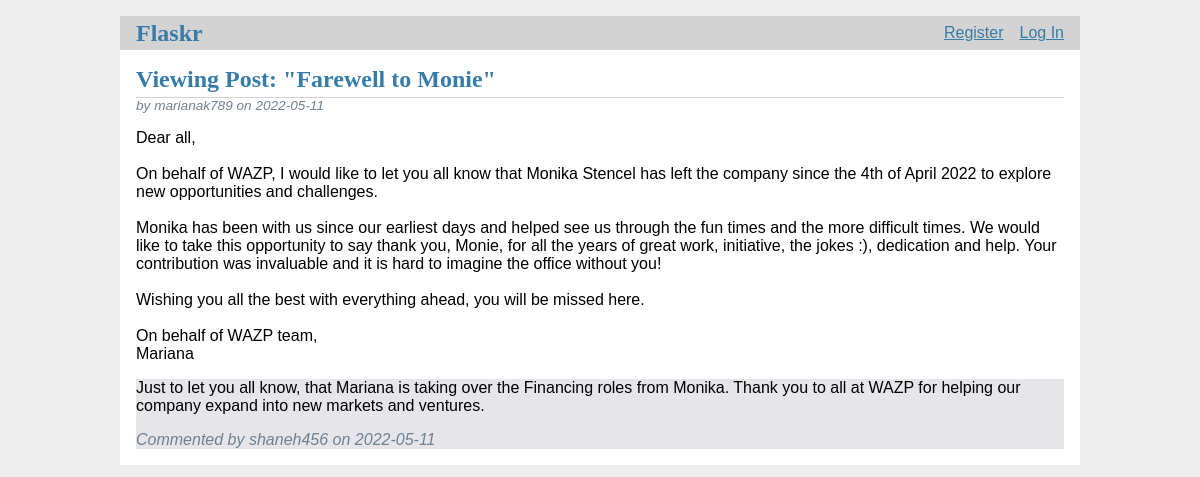
The app's page /3/viewPost, older data.
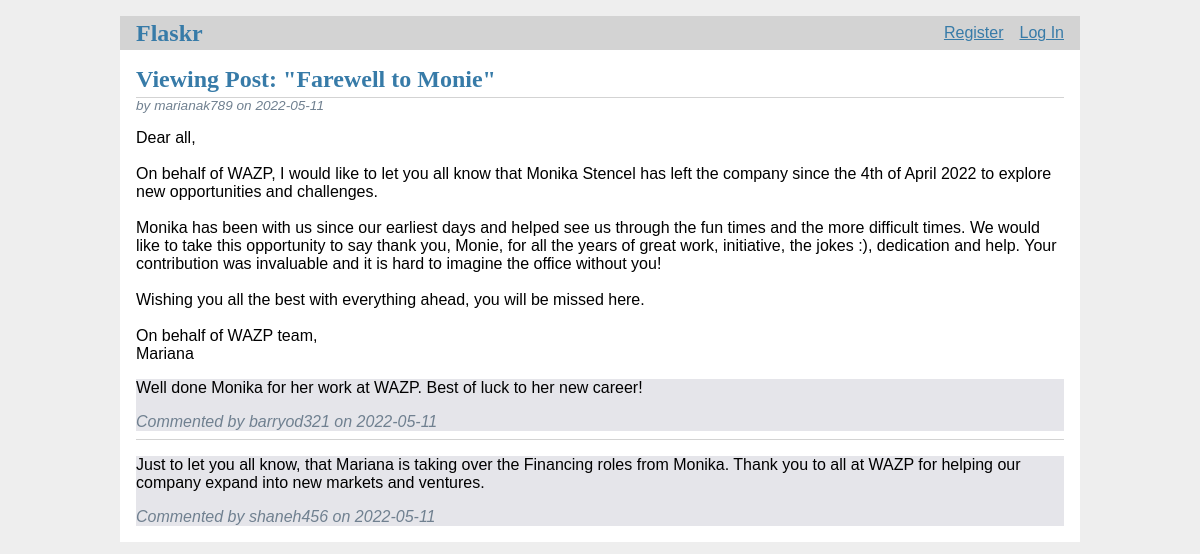
The same page, newer data.
### tables this page shows
CREATE TABLE comment (
  id INTEGER PRIMARY KEY AUTOINCREMENT,
  post_id INTEGER NOT NULL,
  author_id INTEGER NOT NULL,
  created TIMESTAMP NOT NULL DEFAULT CURRENT_TIMESTAMP,
  comment TEXT NOT NULL,
  FOREIGN KEY (post_id) REFERENCES post (id),
  FOREIGN KEY (author_id) REFERENCES user (id)
);

CREATE TABLE user (
  id INTEGER PRIMARY KEY AUTOINCREMENT,
  username TEXT UNIQUE NOT NULL,
  password TEXT NOT NULL
);

### flaskr/blog.py (the view)
@bp.route('/<int:id>/viewPost')
def viewPost(id):
    post = get_post(id)
    comments = get_comments(id)
    return render_template('blog/viewPost.html', post=post, comments=comments)

### flaskr/auth.py (called while the page is built)
@bp.before_app_request
def load_logged_in_user():
    user_id = session.get('user_id')
    if user_id is None:
        g.user = None
    else:
        g.user = get_db().execute(
            'SELECT * FROM user WHERE id = ?', (user_id,)
        ).fetchone()

### flaskr/blog.py (called while the page is built)
def get_post(id):   #(..., check_author=True)
    post = get_db().execute(
        'SELECT p.id, title, body, created, author_id, username'
        ' FROM post p JOIN user u ON p.author_id = u.id'
        ' WHERE p.id = ?',
        (id,)
    ).fetchone()
    if post is None:
        abort(404, f"Post id {id} doesn't exist.")
    return post

def get_comments(id):
    db = get_db()
    comments = db.execute(
        'SELECT c.id, comment, c.post_id, c.created, c.author_id, username'
        ' FROM comment c JOIN user u on c.author_id = u.id'
        ' WHERE c.post_id = ?'
        ' ORDER BY c.created DESC',
        (id,)
    ).fetchall()
    return comments

### flaskr/db.py (called while the page is built)
def get_db():
    if 'db' not in g:
        g.db = sqlite3.connect(
            current_app.config['DATABASE'],
            detect_types=sqlite3.PARSE_DECLTYPES
        )
        g.db.row_factory = sqlite3.Row
    return g.db

### flaskr/templates/blog/viewPost.html (shortened to what this page needs)
{% extends 'base.html' %}
{% block header %}
  <h1>{% block title %}Viewing Post: "{{ post['title'] }}"{% endblock %}</h1>
{% endblock %}
{% block content %}
    <article class="post">
      <header>
        <div>
          <div class="about">by {{ post['username'] }} on {{ post['created'].strftime('%Y-%m-%d') }}</div>
        </div>
      </header>
      <p class="body">{{ post['body'] }}</p>
    {% for comment in comments %}
        <article class="comments">
            <div>
              <p class="comments">{{ comment['comment'] }}</p>
              <div class="about">Commented by {{ comment['username'] }} on {{ comment['created'].strftime('%Y-%m-%d') }}</div>
            </div>
        </article>
        {% if not loop.last %}
          <hr>
        {% endif %}
    {% endfor %}
    </article>
{% endblock %}

Row changes from the older to the newer data that the page shows:
added comment: comment "Well done Monika for her work at WAZP. Best of luck to her new career!", username "barryod321", created "2022-05-11"
